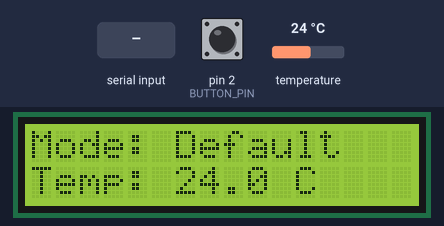
Recording of a sketch running on a simulated Arduino Uno, built with avr-gcc and run on an emulated ATmega328P. Parts: 16×2 character LCD. The test bench sets the inputs (shaded band); at power-on: temperature 24 °C, pin 2 (BUTTON_PIN) HIGH. What the sketch prints to the serial monitor is not drawn.

Above: at 1.2 s.
1.3 s: temperature set to 12 °C
At 2.3 s:
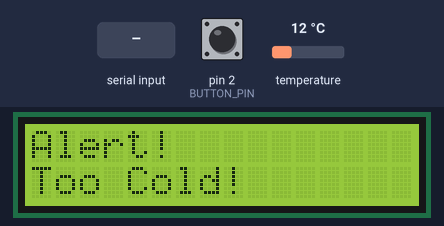
5.2 s: "beer\n" received over Serial
At 8.3 s:
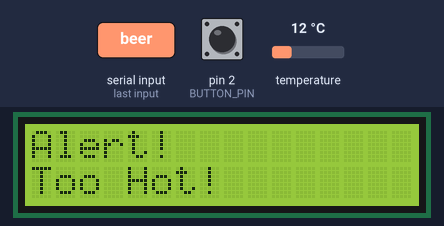
9.1 s: pin 2 (BUTTON_PIN) pulled LOW for 1 s
At 11.9 s:
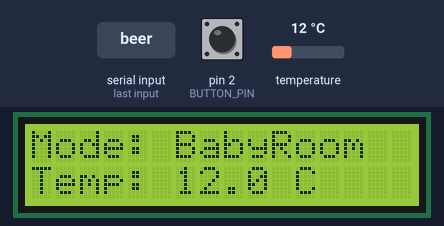
14.0 s: pin 2 (BUTTON_PIN) pulled LOW for 0.15 s
At 17.0 s:
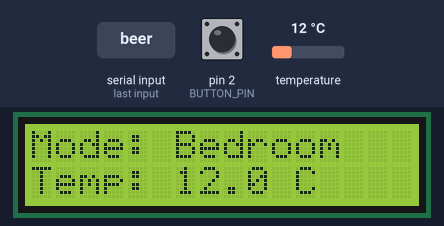
18.0 s: temperature set to 19 °C
At 18.9 s:
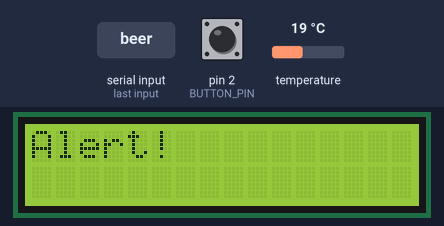
20.6 s: "orchid\n" received over Serial
At 23.0 s:
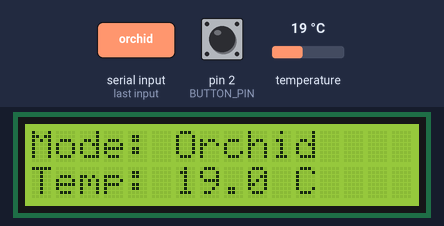
Timing chart, 0 to 24.2 s (numbered marks = the images above; inputs shaded):
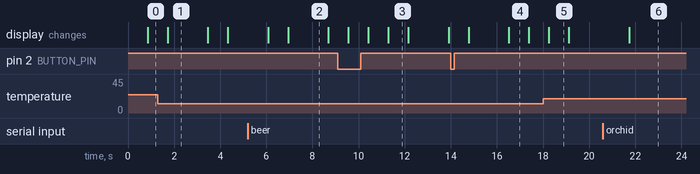

Measured:
- after the input at 1.3 s, the display: changes after 0.42 s (image 1)
- after the input at 5.2 s, the display: first changes after 0.87 s (image 2 shows a later state)
- after the input at 9.1 s, the display: first differs from a run without the input after 1.3 s (image 3 shows a later state)
- after the input at 14.0 s, the display: first differs from a run without the input after 2.5 s (image 4)
- after the input at 18.0 s, the display: changes after 0.25 s (image 5)
- after the input at 20.6 s, the display: changes after 1.1 s (image 6)
- what the display in image 1 shows lasts 1.8 s, from 1.7 s to 3.5 s

The sketch:

main.ino
```cpp
#include <OneWire.h>
#include <DallasTemperature.h>
#include <LiquidCrystal.h>

// LCD Pins: RS, E, D4, D5, D6, D7
LiquidCrystal lcd(7, 8, 9, 10, 20, 21);

#define ONE_WIRE_BUS 4  // DS18B20 data line
OneWire oneWire(ONE_WIRE_BUS);
DallasTemperature sensors(&oneWire);

#define BUTTON_PIN 2    // Push button

int mode = 0;
const int modeCount = 6;
bool buttonPreviouslyPressed = false;

unsigned long lastDisplayTime = 0;
unsigned long lastAlertTime = 0;
bool showingAlert = false;

String inputBuffer = ""; // Buffer for serial input

// --- Function Prototypes ---
String getModeName(int m);
bool inTargetRange(int m, float temp);
void getTargetRange(int m, float &low, float &high);
void parseSerialInput();
String inferIntent(String input);
void runBodyTempRoutine();
void runTempMonitoring();

void setup() {
  Serial.begin(115200);
  sensors.begin();
  lcd.begin(16, 2);
  lcd.print("Smart Thermo Ready");
  pinMode(BUTTON_PIN, INPUT_PULLUP);
}

void loop() {
  parseSerialInput();

  // --- Button Press Handling ---
  bool buttonPressedNow = (digitalRead(BUTTON_PIN) == LOW);
  if (buttonPressedNow && !buttonPreviouslyPressed) {
    mode = (mode + 1) % modeCount;
    Serial.print("Mode changed (button): ");
    Serial.println(getModeName(mode));
  }
  buttonPreviouslyPressed = buttonPressedNow;

  // --- Intent Execution ---
  if (mode == 5) {
    runBodyTempRoutine();
    mode = 0; // Reset to default after reading
  } else {
    runTempMonitoring();
  }

  delay(100);
}

// --- Intent Matching ---
String inferIntent(String input) {
  input.toLowerCase();

  if (input.indexOf("orchid") >= 0 || input.indexOf("plant") >= 0 || input.indexOf("flower") >= 0)
    return "orchid";

  if (input.indexOf("baby") >= 0 || input.indexOf("nursery") >= 0 || input.indexOf("crib") >= 0)
    return "babyroom";

  if (input.indexOf("beer") >= 0 || input.indexOf("chill") >= 0 || input.indexOf("drink") >= 0)
    return "beer";

  if (input.indexOf("bedroom") >= 0 || input.indexOf("cozy") >= 0 || input.indexOf("sleep") >= 0)
    return "comfort_bedroom";

  if (input.indexOf("fever") >= 0 || input.indexOf("underarm") >= 0 || input.indexOf("body temp") >= 0 || input.indexOf("temperature check") >= 0)
    return "body_temperature";

  if (input.indexOf("how hot") >= 0 || input.indexOf("how cold") >= 0 || input.indexOf("temperature") >= 0)
    return "check_temp";

  return "default";
}

// --- Serial Input Handler ---
void parseSerialInput() {
  while (Serial.available()) {
    char c = Serial.read();
    if (c == '\n' || c == '\r') {
      inputBuffer.trim();
      inputBuffer.toLowerCase();

      String intent = inferIntent(inputBuffer);

      if (intent == "orchid") mode = 1;
      else if (intent == "beer") mode = 2;
      else if (intent == "babyroom") mode = 3;
      else if (intent == "comfort_bedroom") mode = 4;
      else if (intent == "body_temperature") mode = 5;
      else if (intent == "check_temp") mode = 0;
      else mode = 0;

      Serial.print("[intent: ");
      Serial.print(intent);
      Serial.print("] Mapped to mode: ");
      Serial.println(getModeName(mode));

      inputBuffer = "";
    } else {
      inputBuffer += c;
    }
  }
}

// --- Temp Monitoring Routine ---
void runTempMonitoring() {
  sensors.requestTemperatures();
  float tempC = sensors.getTempCByIndex(0);

  Serial.print("Temp: ");
  Serial.println(tempC);

  bool outOfRange = !inTargetRange(mode, tempC);
  unsigned long now = millis();

  if (outOfRange && !showingAlert) {
    showingAlert = true;
    lastAlertTime = now;
    Serial.print("[");
    Serial.print(now);
    Serial.print("] Context: ");
    Serial.print(getModeName(mode));
    Serial.print(" → Temp: ");
    Serial.print(tempC);
    Serial.println(" °C — ⚠️ OUT OF RANGE");
  }
  if (showingAlert && now - lastAlertTime > 1000) {
    showingAlert = false;
  }

  // LCD Update
  if (now - lastDisplayTime > 500) {
    lcd.clear();
    if (showingAlert) {
      lcd.setCursor(0, 0);
      lcd.print("Alert!");
      lcd.setCursor(0, 1);
      float low, high;
      getTargetRange(mode, low, high);
      if (tempC < low) lcd.print("Too Cold!");
      else if (tempC > high) lcd.print("Too Hot!");
    } else {
      lcd.setCursor(0, 0);
      lcd.print("Mode: ");
      lcd.print(getModeName(mode));
      lcd.setCursor(0, 1);
      lcd.print("Temp: ");
      lcd.print(tempC, 1);
      lcd.print(" C");
    }
    lastDisplayTime = now;
  }
}

// --- Body Temp Routine (Underarm) ---
void runBodyTempRoutine() {
  lcd.clear();
  lcd.setCursor(0, 0);
  lcd.print("Place under arm");
  lcd.setCursor(0, 1);
  lcd.print("Stabilizing...");

  Serial.println("[BodyTemp] Starting measurement...");

  float lastTemp = 0.0;
  int stableCounter = 0;
  const float threshold = 0.1;
  const int requiredStableSeconds = 5;

  for (int i = 0; i < 60; i++) {
    sensors.requestTemperatures();
    float temp = sensors.getTempCByIndex(0);

    Serial.print("[");
    Serial.print(i + 1);
    Serial.print("s] Temp: ");
    Serial.println(temp);

    if (i > 0 && abs(temp - lastTemp) < threshold) {
      stableCounter++;
      Serial.println("↳ Stable reading");
    } else {
      stableCounter = 0;
    }

    if (stableCounter >= requiredStableSeconds) {
      Serial.println("✅ Temperature stabilized.");
      break;
    }

    lastTemp = temp;
    delay(1000);
  }

  lcd.clear();
  lcd.setCursor(0, 0);
  lcd.print("Final Temp:");
  lcd.setCursor(0, 1);
  lcd.print(lastTemp, 1);
  lcd.print(" C");

  // Prepare result lines
  char line1[17];
  snprintf(line1, sizeof(line1), "Final Temp: %.1fC", lastTemp);

  String line2;
  if (lastTemp >= 37.5) {
    Serial.println("⚠️ Fever detected");
    line2 = "Fever Detected";
  } else if (lastTemp < 35.5) {
    Serial.println("⚠️ Low temperature");
    line2 = "Too Cold!";
  } else {
    Serial.println("✅ Normal temperature");
    line2 = "Normal";
  }

  // Blink result 3 times (6 sec total)
  for (int i = 0; i < 3; i++) {
    lcd.clear();
    lcd.setCursor(0, 0);
    lcd.print(line1);
    lcd.setCursor(0, 1);
    lcd.print(line2);
    delay(1000);

    lcd.clear();  // blank screen
    delay(500);
  }
}

// --- Helpers ---
String getModeName(int m) {
  switch (m) {
    case 0: return "Default";
    case 1: return "Orchid";
    case 2: return "Beer";
    case 3: return "BabyRoom";
    case 4: return "Bedroom";
    case 5: return "BodyTemp";
    default: return "Unknown";
  }
}

void getTargetRange(int m, float &low, float &high) {
  switch (m) {
    case 0: low = 15; high = 30; break;       // Default
    case 1: low = 18; high = 24; break;       // Orchid
    case 2: low = 3;  high = 6;  break;       // Beer
    case 3: low = 20; high = 25; break;       // BabyRoom
    case 4: low = 19; high = 24; break;       // Bedroom
    case 5: low = 36.1; high = 37.2; break;   // BodyTemp
    default: low = 0; high = 100;
  }
}

bool inTargetRange(int m, float temp) {
  float low, high;
  getTargetRange(m, low, high);
  return temp >= low && temp <= high;
}
```
